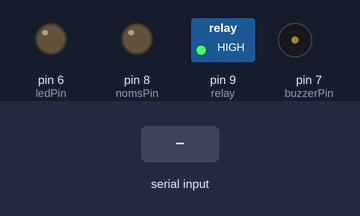
This sketch was run on a simulated Arduino Uno, built with avr-gcc and run on an emulated ATmega328P. On the bench: switched loads named in the sketch (green lamp = pin HIGH), output pins drawn as LEDs (lit = HIGH), buzzer (waves = sounding). Inputs (shaded band) come from the test bench.

Above: at 1.2 s.
1.3 s: "1" received over the second serial link
At 1.45 s:
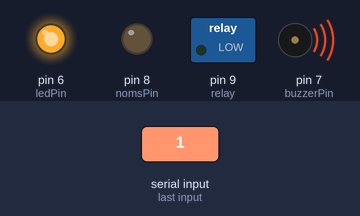
Timing chart, 0 to 4.3 s (numbered marks = the images above; inputs shaded):
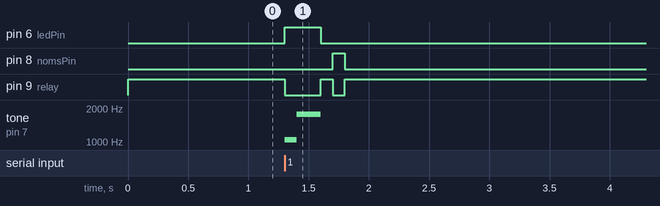

The sketch:

D_B.ino
```cpp
#include <SoftwareSerial.h>

const int ledPin = 6;
const int buzzerPin = 7;
const int nomsPin = 8;
const int relay = 9;

int command;
bool systemOn = false;
unsigned long previousMillis = 0;
const long interval = 500;
const long blinkInterval = 1000; // Blink interval for nomsPin (milliseconds)
unsigned long nomsPreviousMillis = 0;
bool nomsState = false; // Track the state of nomsPin for blinking
SoftwareSerial HC12(10, 11); // RX, TX for HC-12

void setup() {
  Serial.begin(9600); // Initialize software serial communication with Serial Monitor
  HC12.begin(1200);   // Initialize software serial communication with HC-12
  pinMode(ledPin, OUTPUT);
  pinMode(buzzerPin, OUTPUT);
  pinMode(nomsPin, OUTPUT);
  pinMode(relay, OUTPUT);

  digitalWrite(ledPin, LOW); // Ensure LED is initially off
  noTone(buzzerPin);         // Ensure buzzer is initially off
  digitalWrite(nomsPin, LOW); // Ensure nomsPin is initially off
  digitalWrite(relay, HIGH);  // Ensure relay is initially off
}

void loop() {
  unsigned long currentMillis = millis();

  // Blink routine for nomsPin
  if (systemOn && currentMillis - nomsPreviousMillis >= blinkInterval) {
    nomsPreviousMillis = currentMillis;
    nomsState = !nomsState;
    digitalWrite(nomsPin, nomsState ? HIGH : LOW);
  }

  if (HC12.available() > 0) {
    command = HC12.read();  // Read data from Device B via HC-12
    if (command == '1') {
      digitalWrite(ledPin, HIGH);
      digitalWrite(relay, LOW);
      HC12.write('3'); // Send '3' to Device B via HC-12
      tone(buzzerPin, 1047, 100);
      delay(100);
      tone(buzzerPin, 1760, 200);
      delay(200);
      digitalWrite(ledPin, LOW);
      digitalWrite(nomsPin, HIGH);
      previousMillis = currentMillis;  // Reset the timer when signal is received
      systemOn = true;
    }
  } else {
    if (systemOn) {
      if (currentMillis - previousMillis < interval) {
        if ((currentMillis / 100) % 2 == 0) {
          digitalWrite(nomsPin, LOW);
          digitalWrite(relay, HIGH);
        } else {
          digitalWrite(nomsPin, HIGH);
          digitalWrite(relay, LOW);
        }
      } else {
        digitalWrite(ledPin, LOW);
        digitalWrite(nomsPin, LOW);
        digitalWrite(relay, HIGH);
        noTone(buzzerPin);
        systemOn = false;
      }
    }
  }

  if (Serial.available() > 0) {
    command = Serial.read();  // Read the command sent by the master via Serial Monitor
    // Handle incoming commands from the Serial Monitor if required (Not related to HC-12 communication)
  }
}
```

Measured:
- after the input at 1.3 s, pin 6 (ledPin): LOW → HIGH at once, → LOW 0.30 s later; pin 8 (nomsPin): LOW → HIGH after 0.40 s, → LOW 0.10 s later; pin 9 (relay): HIGH → LOW at once, → HIGH 0.30 s later, → LOW 0.10 s later, → HIGH 0.10 s later; tone on pin 7 (buzzerPin): silent → 1047 Hz at once, → 1760 Hz 0.10 s later, → silent 0.20 s later
